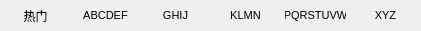
    <widget class="QStackedWidget" name="top_sw">
     <property name="geometry">
      <rect>
       <x>80</x>
       <y>0</y>
       <width>421</width>
       <height>31</height>
      </rect>
     </property>
     <property name="currentIndex">
      <number>0</number>
     </property>
     <widget class="QWidget" name="page_19">
      <widget class="QPushButton" name="btn_popuplar">
       <property name="geometry">
        <rect>
         <x>0</x>
         <y>0</y>
         <width>71</width>
         <height>31</height>
        </rect>
       </property>
       <property name="cursor">
        <cursorShape>PointingHandCursor</cursorShape>
       </property>
       <property name="styleSheet">
        <string notr="true">QPushButton {
    border: none;
    color: black;
    font-size: 12px;
    padding: 5px;
    background: transparent;
}

QPushButton:hover {
    color: #4AA0E6;  /* 鼠标悬停时字体变为浅蓝色 */
}

QPushButton:checked {
    color: #4AA0E6;  /* 选中时字体变为浅蓝色 */
    border-bottom: 2px solid #4AA0E6;  /* 选中时在按钮下方添加浅蓝色横线 */
}

QPushButton:focus {
    outline: none;  /* 去掉焦点的外边框 */
}</string>
       </property>
       <property name="text">
        <string>热门</string>
       </property>
      </widget>
      <widget class="QPushButton" name="pushButton_4">
       <property name="geometry">
        <rect>
         <x>70</x>
         <y>0</y>
         <width>71</width>
         <height>31</height>
        </rect>
       </property>
       <property name="cursor">
        <cursorShape>PointingHandCursor</cursorShape>
       </property>
       <property name="styleSheet">
        <string notr="true">QPushButton {
    border: none;
    color: black;
    font-size: 11px;
    padding: 5px;
    background: transparent;
}

QPushButton:hover {
    color: #4AA0E6;  /* 鼠标悬停时字体变为浅蓝色 */
}

QPushButton:checked {
    color: #4AA0E6;  /* 选中时字体变为浅蓝色 */
    border-bottom: 2px solid #4AA0E6;  /* 选中时在按钮下方添加浅蓝色横线 */
}

QPushButton:focus {
    outline: none;  /* 去掉焦点的外边框 */
}</string>
       </property>
       <property name="text">
        <string>ABCDEF</string>
       </property>
      </widget>
      <widget class="QPushButton" name="pushButton_5">
       <property name="geometry">
        <rect>
         <x>140</x>
         <y>0</y>
         <width>71</width>
         <height>31</height>
        </rect>
       </property>
       <property name="cursor">
        <cursorShape>PointingHandCursor</cursorShape>
       </property>
       <property name="styleSheet">
        <string notr="true">QPushButton {
    border: none;
    color: black;
    font-size: 11px;
    padding: 5px;
    background: transparent;
}

QPushButton:hover {
    color: #4AA0E6;  /* 鼠标悬停时字体变为浅蓝色 */
}

QPushButton:checked {
    color: #4AA0E6;  /* 选中时字体变为浅蓝色 */
    border-bottom: 2px solid #4AA0E6;  /* 选中时在按钮下方添加浅蓝色横线 */
}

QPushButton:focus {
    outline: none;  /* 去掉焦点的外边框 */
}</string>
       </property>
       <property name="text">
        <string>GHIJ</string>
       </property>
      </widget>
      <widget class="QPushButton" name="pushButton_6">
       <property name="geometry">
        <rect>
         <x>210</x>
         <y>0</y>
         <width>71</width>
         <height>31</height>
        </rect>
       </property>
       <property name="cursor">
        <cursorShape>PointingHandCursor</cursorShape>
       </property>
       <property name="styleSheet">
        <string notr="true">QPushButton {
    border: none;
    color: black;
    font-size: 11px;
    padding: 5px;
    background: transparent;
}

QPushButton:hover {
    color: #4AA0E6;  /* 鼠标悬停时字体变为浅蓝色 */
}

QPushButton:checked {
    color: #4AA0E6;  /* 选中时字体变为浅蓝色 */
    border-bottom: 2px solid #4AA0E6;  /* 选中时在按钮下方添加浅蓝色横线 */
}

QPushButton:focus {
    outline: none;  /* 去掉焦点的外边框 */
}</string>
       </property>
       <property name="text">
        <string>KLMN</string>
       </property>
      </widget>
      <widget class="QPushButton" name="pushButton_7">
       <property name="geometry">
        <rect>
         <x>280</x>
         <y>0</y>
         <width>71</width>
         <height>31</height>
        </rect>
       </property>
       <property name="cursor">
        <cursorShape>PointingHandCursor</cursorShape>
       </property>
       <property name="styleSheet">
        <string notr="true">QPushButton {
    border: none;
    color: black;
    font-size: 11px;
    padding: 5px;
    background: transparent;
}

QPushButton:hover {
    color: #4AA0E6;  /* 鼠标悬停时字体变为浅蓝色 */
}

QPushButton:checked {
    color: #4AA0E6;  /* 选中时字体变为浅蓝色 */
    border-bottom: 2px solid #4AA0E6;  /* 选中时在按钮下方添加浅蓝色横线 */
}

QPushButton:focus {
    outline: none;  /* 去掉焦点的外边框 */
}</string>
       </property>
       <property name="text">
        <string>PQRSTUVW</string>
       </property>
      </widget>
      <widget class="QPushButton" name="pushButton_8">
       <property name="geometry">
        <rect>
         <x>350</x>
         <y>0</y>
         <width>71</width>
         <height>31</height>
        </rect>
       </property>
       <property name="cursor">
        <cursorShape>PointingHandCursor</cursorShape>
       </property>
       <property name="styleSheet">
        <string notr="true">QPushButton {
    border: none;
    color: black;
    font-size: 11px;
    padding: 5px;
    background: transparent;
}

QPushButton:hover {
    color: #4AA0E6;  /* 鼠标悬停时字体变为浅蓝色 */
}

QPushButton:checked {
    color: #4AA0E6;  /* 选中时字体变为浅蓝色 */
    border-bottom: 2px solid #4AA0E6;  /* 选中时在按钮下方添加浅蓝色横线 */
}

QPushButton:focus {
    outline: none;  /* 去掉焦点的外边框 */
}</string>
       </property>
       <property name="text">
        <string>XYZ</string>
       </property>
      </widget>
     </widget>
     <widget class="QWidget" name="page_20"/>
    </widget>
